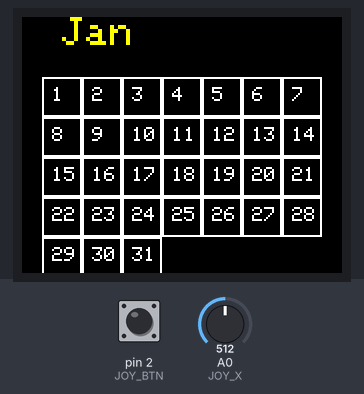
The sketch below on a simulated Arduino Uno, built with avr-gcc and run on an emulated ATmega328P. Shown: 160×128 colour display. The inputs (shaded band) are chosen by the test bench; at power-on: A0 (JOY_X) = 512, pin 2 (JOY_BTN) HIGH.

Above: at 1.4 s.
1.5 s: A0 (JOY_X) set to 584
3.0 s: A0 (JOY_X) set to 616
At 3.5 s:
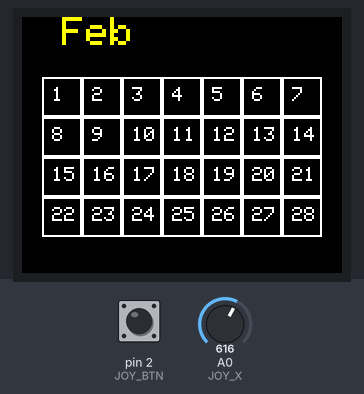
6.0 s: A0 (JOY_X) set to 390
At 7.0 s:
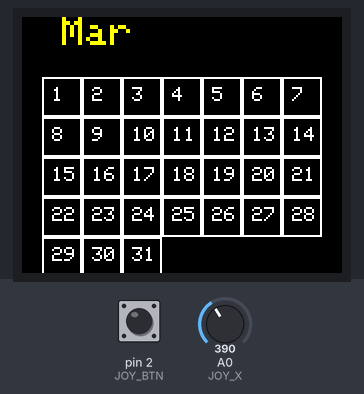
9.0 s: A0 (JOY_X) set to 413
10.5 s: A0 (JOY_X) set to 306
At 11.4 s:
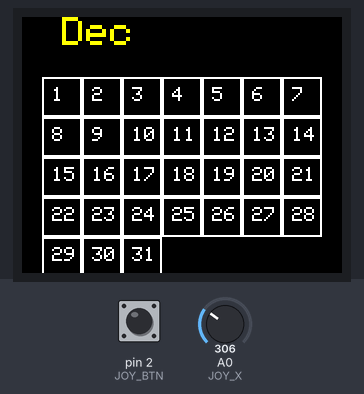
13.5 s: pin 2 (JOY_BTN) pulled LOW for 0.15 s
At 15.9 s:
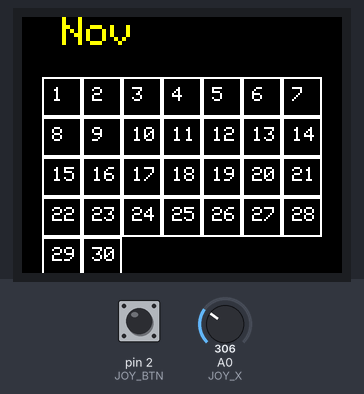
Timing chart, 0 to 17.4 s (numbered marks = the images above; inputs shaded):
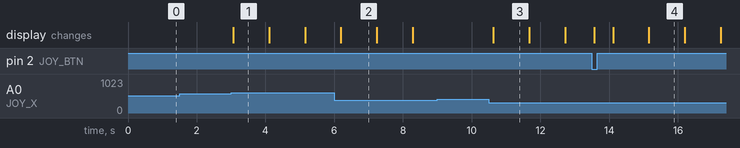

The sketch:

TFT_Joystick_Calendar.ino
```cpp
/*
Calendar control by joystick
TFT LCD ST7735S
Analog Joystick

Wire Connection TFT + UNO
ST7735 Pin	Arduino Pin
VCC	        5V or 3.3V
GND	        GND
CS	        D10
RST	        D9
DC (A0)	D8
SDA (MOSI)	D11
SCK	        D13

Wiring for Analog Joystick + Arduino Uno
Joystick Pin	Arduino Uno Pin	Function
VCC	            5V	            Power supply
GND	            GND	            Ground
VRx	            A0	            Horizontal analog input
VRy	            A1	            Vertical analog input
SW	            D2 (optional)	Button (digital read)
*/

#include <Adafruit_GFX.h>
#include <Adafruit_ST7735.h>
#include <SPI.h>

// TFT and Joystick pins
#define TFT_CS   10
#define TFT_RST   9
#define TFT_DC    8
#define JOY_X     A0
#define JOY_Y     A1
#define JOY_BTN   2

Adafruit_ST7735 tft = Adafruit_ST7735(TFT_CS, TFT_DC, TFT_RST);

const char* months[] = {
  "Jan", "Feb", "Mar", "Apr", "May", "Jun",
  "Jul", "Aug", "Sep", "Oct", "Nov", "Dec"
};

const int daysInMonth[] = {
  31, 28, 31, 30, 31, 30,
  31, 31, 30, 31, 30, 31
};

int currentMonth = 0; // Jan = 0
int debounce = 0;

void drawCalendar(int monthIndex) {
  tft.fillScreen(ST77XX_BLACK);

  tft.setTextColor(ST77XX_YELLOW);
  tft.setTextSize(2);
  tft.setCursor(20, 0);
  tft.print(months[monthIndex]);

  int days = daysInMonth[monthIndex];
  int col = 0, row = 0;
  int cellW = 20, cellH = 20;

  tft.setTextColor(ST77XX_WHITE);
  tft.setTextSize(1);

  for (int day = 1; day <= days; day++) {
    int x = col * cellW + 10;
    int y = row * cellH + 30;

    tft.drawRect(x, y, cellW, cellH, ST77XX_WHITE);
    tft.setCursor(x + 5, y + 5);
    tft.print(day);

    col++;
    if (col == 7) {
      col = 0;
      row++;
    }
  }
}

void setup() {
  pinMode(JOY_BTN, INPUT_PULLUP);
  tft.initR(INITR_BLACKTAB);
  tft.setRotation(1);
  tft.fillScreen(ST77XX_BLACK);
  drawCalendar(currentMonth);
}

void loop() {
  int xVal = analogRead(JOY_X);

  // Debounce so month doesn't change too fast
  if (debounce == 0) {
    if (xVal < 400) {
      currentMonth = (currentMonth + 11) % 12; // Prev month
      drawCalendar(currentMonth);
      debounce = 10;
    } else if (xVal > 600) {
      currentMonth = (currentMonth + 1) % 12;  // Next month
      drawCalendar(currentMonth);
      debounce = 10;
    }
  }

  // Reset to January if button is pressed
  if (digitalRead(JOY_BTN) == LOW) {
    currentMonth = 0;
    drawCalendar(currentMonth);
    delay(300);
  }

  if (debounce > 0) debounce--;
  delay(100);
}
```

Measured:
- the behaviour switches between 600 and 601 on A0 (JOY_X) (found by bisection; images 0 and 1)
- after the input at 1.5 s, every drawn part: stays the same
- after the input at 3.0 s, the display: changes after 0.06 s (image 1)
- after the input at 6.0 s, the display: changes after 0.20 s (image 2)
- after the input at 9.0 s, every drawn part: stays the same
- after the input at 10.5 s, the display: changes after 0.13 s (image 3)
- after the input at 13.5 s, the display: first changes after 0.07 s (image 4 shows a later state)
- what the display in image 1 shows lasts 1.0 s, from 3.1 s to 4.1 s
